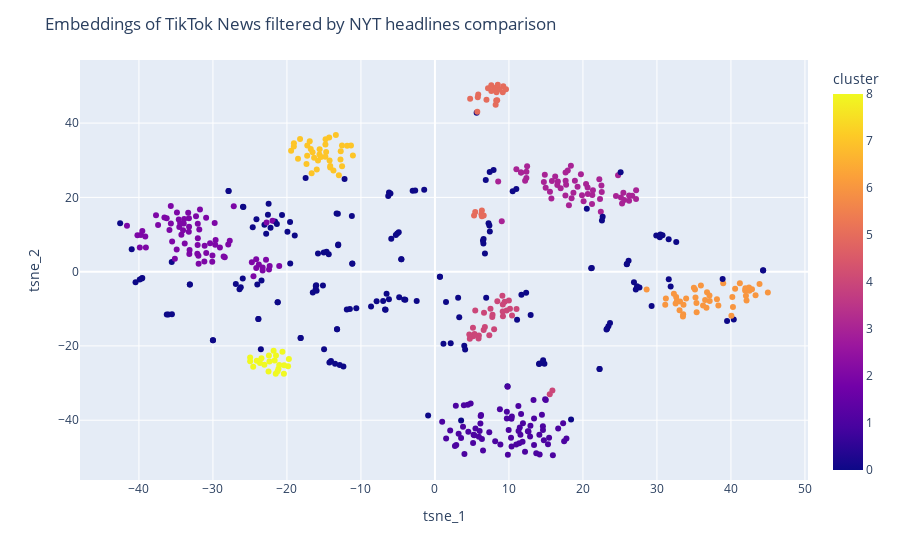

The notebook cell this image was saved under:
### Code cell
df_res, fig_nyt = draw_cluster_plot(9,df_nyt,matrix_nyt,'video_keywords','NYT headlines comparison')
fig_nyt

### Figure 1 — Plotly figure (JSON) as saved in the notebook; plotly's stock layout.template omitted (floating-point values rounded to 4 significant figures; data arrays with more than 128 entries replaced by an {"elided": "..."} marker saying what was removed)
{"data": [{"customdata": {"elided": "516x1 str values"}, "hovertemplate": "tsne_1=%{x}<br>tsne_2=%{y}<br>video_keywords=%{customdata[0]}<br>cluster=%{marker.color}<extra></extra>", "legendgroup": "", "marker": {"color": {"elided": "516 int values"}, "coloraxis": "coloraxis", "symbol": "circle"}, "mode": "markers", "name": "", "orientation": "v", "showlegend": false, "textfont": {"size": 6}, "textposition": "top center", "type": "scatter", "x": {"elided": "516 float values"}, "xaxis": "x", "y": {"elided": "516 float values"}, "yaxis": "y"}], "layout": {"coloraxis": {"colorbar": {"title": {"text": "cluster"}}, "colorscale": [[0, "#0d0887"], [0.1111, "#46039f"], [0.2222, "#7201a8"], [0.3333, "#9c179e"], [0.4444, "#bd3786"], [0.5556, "#d8576b"], [0.6667, "#ed7953"], [0.7778, "#fb9f3a"], [0.8889, "#fdca26"], [1, "#f0f921"]]}, "hoverlabel": {"align": "left", "font": {"size": 7}}, "legend": {"tracegroupgap": 0}, "margin": {"t": 60}, "title": {"text": "Embeddings of TikTok News filtered by NYT headlines comparison"}, "xaxis": {"anchor": "y", "domain": [0, 1], "title": {"text": "tsne_1"}}, "yaxis": {"anchor": "x", "domain": [0, 1], "title": {"text": "tsne_2"}}}}
